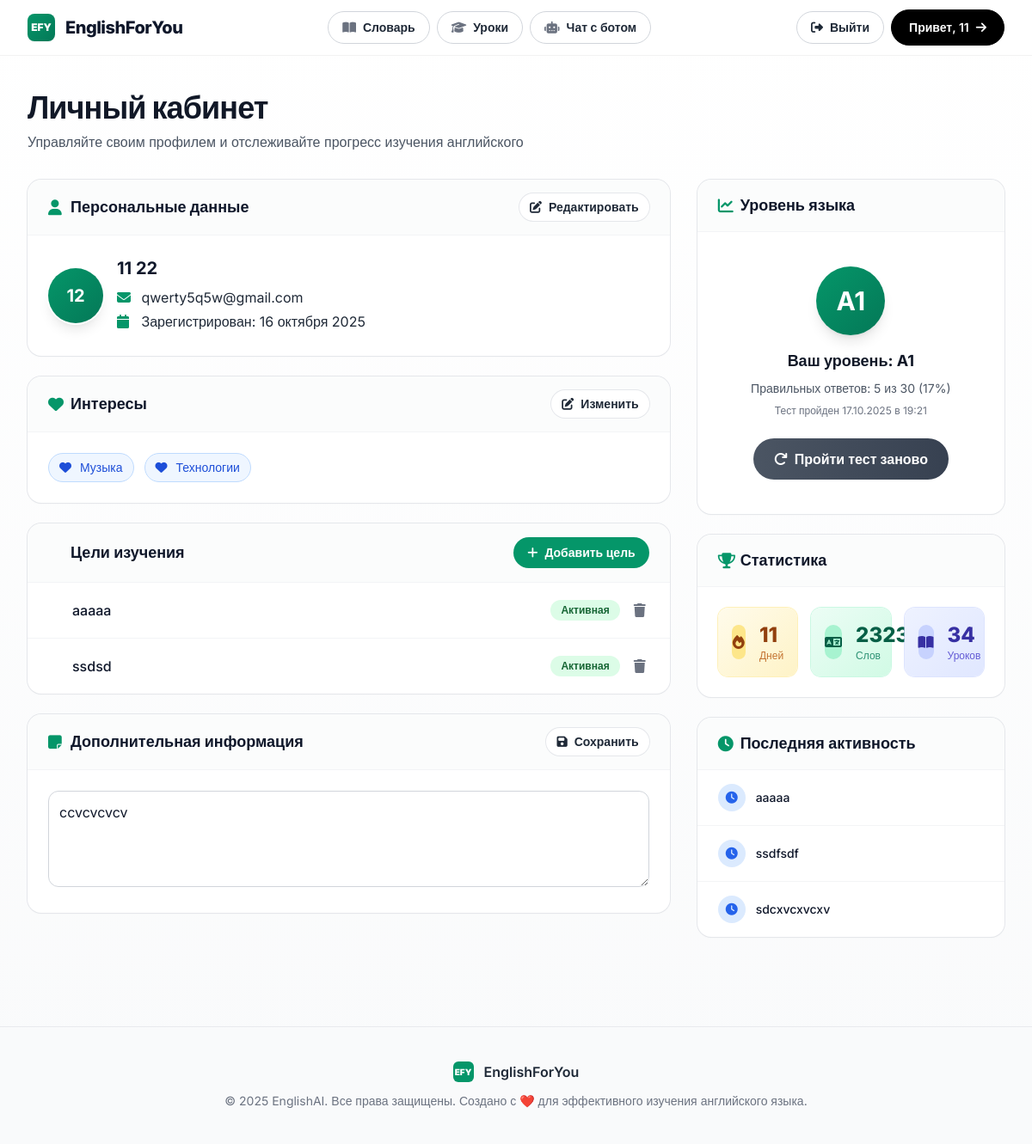
The page /user/user_profile (signed in) on the database as committed earlier.
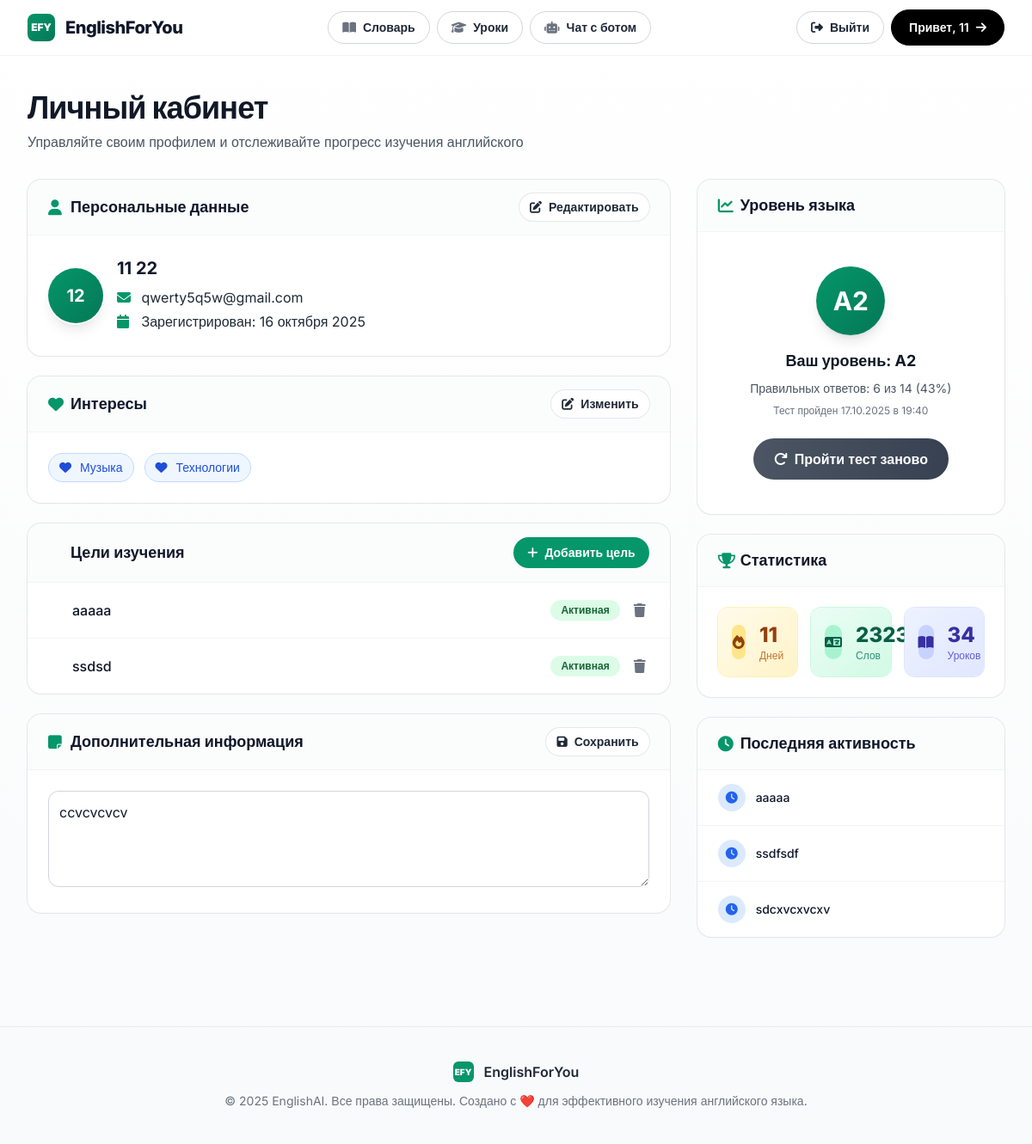
The same page on the database as committed later.
### user/models.py (models this page shows, shortened)
class Profile(models.Model):
    user = models.OneToOneField(User, on_delete=models.CASCADE, related_name='profile')
    about = models.TextField(max_length=500, blank=True, null=True, verbose_name='О себе')
    interests = models.CharField(max_length=500, blank=True, null=True, verbose_name='Интересы')
    learning_goals = models.TextField(max_length=1000, blank=True, null=True, verbose_name='Цели изучения')
    language_level = models.CharField(max_length=15, blank=True, null=True, verbose_name='Уровень владения языка')
    last_activity = models.CharField(max_length=100, blank=True, null=True, verbose_name='Последняя активность')
    days_streak = models.IntegerField(default=0, validators=[MinValueValidator(0)], verbose_name='Дней подряд')
    words_learned = models.IntegerField(default=0, validators=[MinValueValidator(0)], verbose_name='Выученных слов')
    lessons_completed = models.IntegerField(default=0, validators=[MinValueValidator(0)], verbose_name='Уроков пройдено')
    class Meta:
        verbose_name = 'Профиль'
        verbose_name_plural = 'Профили'
    def _normalize_csv_to_list(self, value: str):
        if not value:
            return []
        normalized = value.replace('|', ',')
        return [x.strip() for x in normalized.split(',') if x.strip()]
    def get_interests_list(self):
        return self._normalize_csv_to_list(self.interests)
    def get_goals_list(self):
        return self._normalize_csv_to_list(self.learning_goals)

### user_test/models.py (models this page shows, shortened)
class TestSession(models.Model):
    STATUS_CHOICES = [
        ('in_progress', 'В процессе'),
        ('completed', 'Завершён'),
        ('timeout', 'Время истекло'),
        ('abandoned', 'Прерван'),
    ]
    user = models.ForeignKey(
        User,
        on_delete=models.CASCADE,
        related_name='test_sessions',
        verbose_name='Пользователь'
    )
    status = models.CharField(
        max_length=20,
        choices=STATUS_CHOICES,
        default='in_progress',
        verbose_name='Статус'
    )
    determined_level = models.CharField(
        max_length=2,
        blank=True,
        null=True,
        choices=Question.LEVELS,
        verbose_name='Определённый уровень'
    )
    total_questions = models.IntegerField(
        default=0,
        verbose_name='Всего вопросов'
    )
    correct_answers = models.IntegerField(
        default=0,
        verbose_name='Правильных ответов'
    )
    test_state = models.JSONField(
        default=dict,
        verbose_name='Состояние теста',
        help_text='История ответов, анализ по темам и т.д.'
    )
    grammar_score = models.IntegerField(
        default=0,
        validators=[MinValueValidator(0), MaxValueValidator(100)],
        verbose_name='Грамматика (%)'
    )
    vocabulary_score = models.IntegerField(
        default=0,
        validators=[MinValueValidator(0), MaxValueValidator(100)],
        verbose_name='Словарный запас (%)'
    )
    reading_score = models.IntegerField(
        default=0,
        validators=[MinValueValidator(0), MaxValueValidator(100)],
        verbose_name='Понимание текста (%)'
    )
    usage_score = models.IntegerField(
        default=0,
        validators=[MinValueValidator(0), MaxValueValidator(100)],
        verbose_name='Использование языка (%)'
    )
    started_at = models.DateTimeField(
        auto_now_add=True,
        verbose_name='Начало теста'
    )
    completed_at = models.DateTimeField(
        blank=True,
        null=True,
        verbose_name='Завершение теста'
    )
    time_spent = models.IntegerField(
        default=0,
        verbose_name='Время (секунды)',
        help_text='Фактическое время прохождения'
    )
    class Meta:
        verbose_name = 'Сессия теста'
        verbose_name_plural = 'Сессии тестов'
        ordering = ['-started_at']
        indexes = [
            models.Index(fields=['user', 'status']),
            models.Index(fields=['-started_at']),
        ]
    @property
    def percentage(self):
        if self.total_questions > 0:
            return round((self.correct_answers / self.total_questions) * 100)
        return 0
    def timeout(self):
        """Завершить по таймауту"""
        self.status = 'timeout'
        self.completed_at = timezone.now()
        self.time_spent = 1800  # Максимальное время
        self.save()

### user/views.py (the view, shortened to what this page needs)
# urls.py: path('user_profile', views.user_profile_view, name='user_profile'),
@login_required(login_url='login')
def user_profile_view(request):
    user = request.user
    try:
        profile = user.profile
    except:
        from user.models import Profile
        profile = Profile.objects.create(user=user)
    last_test = TestSession.objects.filter(
        user=user,
        status__in=['completed', 'timeout']
    ).order_by('-completed_at').first()
    if last_test and last_test.determined_level:
        if profile.language_level != last_test.determined_level:
            profile.language_level = last_test.determined_level
            profile.save()
    context = {
        'interests_list': profile.get_interests_list(),
        'goals_list': profile.get_goals_list(),
        'available_interests': AVAILABLE_INTERESTS,
        'recent_activities': profile._normalize_csv_to_list(profile.last_activity)[:5],
        'language_level': profile.language_level,
        'last_test': last_test,
    }
    return render(request, 'user/user_profile.html', context)

### user/templates/user/user_profile.html (shortened to what the changed rows need)
{% extends 'main/layout.html' %}
{% block content %}
<main class="py-10">
  <div class="max-w-7xl mx-auto px-4 sm:px-6 lg:px-8">
    <div class="mb-8">
      <h1 class="text-3xl sm:text-4xl font-extrabold text-gray-900 tracking-tight m-0">Личный кабинет</h1>
    </div>
    <div class="grid grid-cols-1 lg:grid-cols-3 gap-8">
      <div class="lg:col-span-2 space-y-6">
        <section class="bg-white rounded-2xl ring-1 ring-gray-200 shadow-sm overflow-hidden transition-transform duration-300 hover:-translate-y-0.5 hover:shadow-lg">
          <div class="flex items-center gap-4 p-6">
            <div>
              <h2 class="m-0 mb-2 text-xl font-bold">{{ request.user.first_name|default:request.user.username }} {{ request.user.last_name }}</h2>
            </div>
          </div>
        </section>
      </div>
      <aside class="space-y-6">
<section class="bg-white rounded-2xl ring-1 ring-gray-200 shadow-sm overflow-hidden transition-transform duration-300 hover:-translate-y-0.5 hover:shadow-lg">
  <div class="text-center p-6">
    {% if language_level %}
      <div class="py-4">
        <div class="w-20 h-20 mx-auto mb-4 rounded-full bg-gradient-to-br from-primary to-emerald-700 flex items-center justify-center shadow-lg">
          <span class="text-3xl font-bold text-white">{{ language_level }}</span>
        </div>
        <h4 class="text-lg font-bold text-gray-900 mb-2">Ваш уровень: {{ language_level }}</h4>
        <p class="text-sm text-gray-600 mb-2 px-4">
          Правильных ответов: {{ last_test.correct_answers }} из {{ last_test.total_questions }} ({{ last_test.percentage }}%)
        </p>
        <p class="text-xs text-gray-500 mb-6">
          Тест пройден {{ last_test.completed_at|date:"d.m.Y в H:i" }}
        </p>
        <a href="{% url 'user_test:intro' %}"
           class="group relative inline-flex items-center justify-center gap-2 px-6 py-3 font-semibold text-base rounded-full bg-gradient-to-r from-gray-600 to-gray-700 text-white overflow-hidden transition-all hover:-translate-y-0.5 hover:shadow-lg hover:shadow-gray-600/30 active:brightness-95">
          <i class="fas fa-redo relative z-10" aria-hidden="true"></i>
          <span class="relative z-10">Пройти тест заново</span>
        </a>
      </div>
    {% endif %}
  </div>
</section>
      </aside>
    </div>
  </div>
</main>
{% endblock %}

Rows that differ between the two databases and show on the page:
no longer on this page (row unchanged): TestSession: correct_answers "5", total_questions "30", percentage "17", completed_at "17.10.2025 в 19:21"
changed Profile: language_level "A1" → "A2"
added TestSession: correct_answers "6", total_questions "14", percentage "43", completed_at "17.10.2025 в 19:40"
